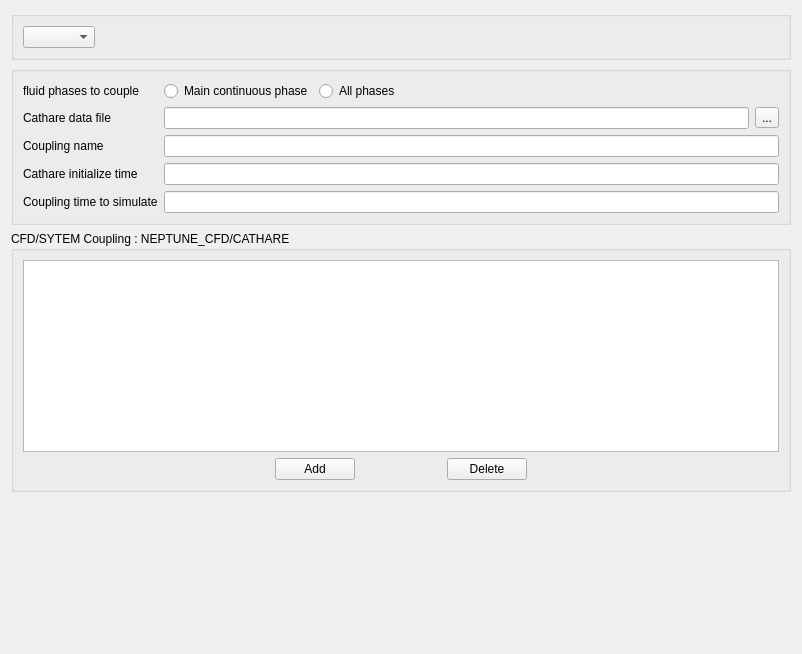
<?xml version="1.0" encoding="UTF-8"?>
<ui version="4.0">
 <class>CathareCouplingForm</class>
 <widget class="QWidget" name="CathareCouplingForm">
  <property name="geometry">
   <rect>
    <x>0</x>
    <y>0</y>
    <width>802</width>
    <height>654</height>
   </rect>
  </property>
  <property name="windowTitle">
   <string>Form</string>
  </property>
  <layout class="QVBoxLayout" name="verticalLayout_2">
   <item>
    <widget class="QGroupBox" name="groupBoxCathareActive">
     <layout class="QHBoxLayout" name="horizontalLayout_4">
      <item>
       <widget class="QComboBox" name="comboBoxActiveCpl"/>
      </item>
      <item>
       <spacer name="horizontalSpacer_5">
        <property name="orientation">
         <enum>Qt::Horizontal</enum>
        </property>
        <property name="sizeHint" stdset="0">
         <size>
          <width>40</width>
          <height>20</height>
         </size>
        </property>
       </spacer>
      </item>
     </layout>
    </widget>
   </item>
   <item>
    <widget class="QGroupBox" name="groupBoxCplParameters">
     <layout class="QFormLayout" name="formLayout">
      <property name="fieldGrowthPolicy">
       <enum>QFormLayout::AllNonFixedFieldsGrow</enum>
      </property>
      <item row="0" column="0">
       <widget class="QLabel" name="labelNPhases">
        <property name="text">
         <string>fluid phases to couple</string>
        </property>
       </widget>
      </item>
      <item row="0" column="1">
       <layout class="QHBoxLayout" name="horizontalLayout_3">
        <item>
         <widget class="QRadioButton" name="radioButtonOnePhase">
          <property name="text">
           <string>Main continuous phase</string>
          </property>
         </widget>
        </item>
        <item>
         <widget class="QRadioButton" name="radioButtonAllPhases">
          <property name="text">
           <string>All phases</string>
          </property>
         </widget>
        </item>
        <item>
         <spacer name="horizontalSpacer_4">
          <property name="orientation">
           <enum>Qt::Horizontal</enum>
          </property>
          <property name="sizeHint" stdset="0">
           <size>
            <width>40</width>
            <height>20</height>
           </size>
          </property>
         </spacer>
        </item>
       </layout>
      </item>
      <item row="1" column="0">
       <widget class="QLabel" name="labelCathareFile">
        <property name="text">
         <string>Cathare data file</string>
        </property>
       </widget>
      </item>
      <item row="1" column="1">
       <layout class="QHBoxLayout" name="layoutCathareFile">
        <item>
         <widget class="QLineEdit" name="lineEditCathareFile"/>
        </item>
        <item>
         <widget class="QToolButton" name="toolButtonCathareFile">
          <property name="text">
           <string>...</string>
          </property>
         </widget>
        </item>
       </layout>
      </item>
      <item row="2" column="0">
       <widget class="QLabel" name="labelCplName">
        <property name="text">
         <string>Coupling name</string>
        </property>
       </widget>
      </item>
      <item row="2" column="1">
       <widget class="QLineEdit" name="lineEditCplName"/>
      </item>
      <item row="3" column="0">
       <widget class="QLabel" name="labelCathareTime">
        <property name="text">
         <string>Cathare initialize time</string>
        </property>
       </widget>
      </item>
      <item row="3" column="1">
       <widget class="QLineEdit" name="lineEditCathareInitTime"/>
      </item>
      <item row="4" column="0">
       <widget class="QLabel" name="labelCplTime">
        <property name="text">
         <string>Coupling time to simulate</string>
        </property>
       </widget>
      </item>
      <item row="4" column="1">
       <widget class="QLineEdit" name="lineEditCplTime"/>
      </item>
     </layout>
    </widget>
   </item>
   <item>
    <widget class="QGroupBox" name="groupBoxCathareCpls">
     <property name="toolTip">
      <string>&lt;html&gt;&lt;head/&gt;&lt;body&gt;&lt;p&gt;&lt;span style=&quot; font-size:9pt;&quot;&gt;Include conjugate heat transfers by coupling Code_Saturne and SYRTHES. The zones where the coupling occurs be must defined and a projection axis can be specified in case of 2D coupling.&lt;/span&gt;&lt;/p&gt;&lt;/body&gt;&lt;/html&gt;</string>
     </property>
     <property name="title">
      <string>CFD/SYTEM Coupling : NEPTUNE_CFD/CATHARE</string>
     </property>
     <layout class="QVBoxLayout" name="verticalLayout">
      <item>
       <widget class="QTableView" name="tableViewCathare">
        <property name="toolTip">
         <string>&lt;html&gt;&lt;head/&gt;&lt;body&gt;&lt;p&gt;&lt;span style=&quot; font-size:9pt;&quot;&gt;Include conjugate heat transfers by coupling Code_Saturne and SYRTHES. The zones where the coupling occurs be must defined and a projection axis can be specified in case of 2D coupling.&lt;/span&gt;&lt;/p&gt;&lt;/body&gt;&lt;/html&gt;</string>
        </property>
       </widget>
      </item>
      <item>
       <layout class="QHBoxLayout" name="horizontalLayout_2">
        <item>
         <spacer name="horizontalSpacer_2">
          <property name="orientation">
           <enum>Qt::Horizontal</enum>
          </property>
          <property name="sizeHint" stdset="0">
           <size>
            <width>40</width>
            <height>20</height>
           </size>
          </property>
         </spacer>
        </item>
        <item>
         <layout class="QHBoxLayout" name="horizontalLayout">
          <item>
           <widget class="QPushButton" name="pushButtonAdd">
            <property name="toolTip">
             <string>&lt;html&gt;&lt;head/&gt;&lt;body&gt;&lt;p&gt;&lt;span style=&quot; font-size:9pt;&quot;&gt;Add a conjugate heat transfer.&lt;/span&gt;&lt;/p&gt;&lt;/body&gt;&lt;/html&gt;</string>
            </property>
            <property name="text">
             <string>Add</string>
            </property>
           </widget>
          </item>
          <item>
           <spacer name="horizontalSpacer">
            <property name="orientation">
             <enum>Qt::Horizontal</enum>
            </property>
            <property name="sizeHint" stdset="0">
             <size>
              <width>17</width>
              <height>20</height>
             </size>
            </property>
           </spacer>
          </item>
          <item>
           <widget class="QPushButton" name="pushButtonDelete">
            <property name="toolTip">
             <string>&lt;html&gt;&lt;head/&gt;&lt;body&gt;&lt;p&gt;&lt;span style=&quot; font-size:9pt;&quot;&gt;Remove the last added conjugate heat transfer.&lt;/span&gt;&lt;/p&gt;&lt;/body&gt;&lt;/html&gt;</string>
            </property>
            <property name="text">
             <string>Delete</string>
            </property>
           </widget>
          </item>
         </layout>
        </item>
        <item>
         <spacer name="horizontalSpacer_3">
          <property name="orientation">
           <enum>Qt::Horizontal</enum>
          </property>
          <property name="sizeHint" stdset="0">
           <size>
            <width>40</width>
            <height>20</height>
           </size>
          </property>
         </spacer>
        </item>
       </layout>
      </item>
     </layout>
    </widget>
   </item>
   <item>
    <spacer name="verticalSpacer">
     <property name="orientation">
      <enum>Qt::Vertical</enum>
     </property>
     <property name="sizeHint" stdset="0">
      <size>
       <width>20</width>
       <height>0</height>
      </size>
     </property>
    </spacer>
   </item>
  </layout>
 </widget>
 <resources/>
 <connections/>
</ui>
